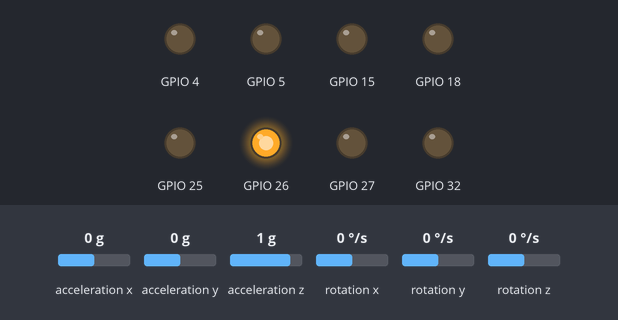
Bench run of a program on a simulated ESP32. On the bench: output pins drawn as LEDs (lit = HIGH). The inputs (shaded band) are chosen by the test bench; at power-on: acceleration x 0 g, acceleration y 0 g, acceleration z 1 g, rotation x 0 °/s, rotation y 0 °/s, rotation z 0 °/s. What the program prints to the serial monitor is not drawn.

Above: at 0.1 s.
Timing chart, 0 to 1.6 s (numbered marks = the images above):
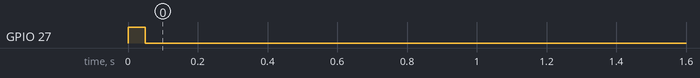

The program:

main.cpp
```cpp
#include <Arduino.h>

#include "imu.h"
#include "motor.h"
#include "pin.h"

constexpr int SERIAL_BAUD_RATE = 115200;  //!< Baud rate of serial comm [bps]

constexpr int PWM_CH_X = 0;  //!< PWM channel of X motor
constexpr int PWM_CH_Y = 1;  //!< PWM channel of Y motor
constexpr int PWM_CH_Z = 2;  //!< PWM channel of Z motor

constexpr int CYCLE_TIME = 10;  //!< Loop cycle time [ms]

Motor motor_x_(pin::MOT_X_DIR, pin::MOT_X_PWM, PWM_CH_X);  //!< X motor
Motor motor_y_(pin::MOT_Y_DIR, pin::MOT_Y_PWM, PWM_CH_Y);  //!< Y motor
Motor motor_z_(pin::MOT_Z_DIR, pin::MOT_Z_PWM, PWM_CH_Z);  //!< Z motor

IMU imu_;  //!< IMU

unsigned long time_ = 0;       //!< Current time [ms]
unsigned long prev_time_ = 0;  //!< Time of previous cycle [ms]

int16_t acc_x_;
int16_t acc_y_;
int16_t acc_z_;
int16_t gyro_x_;
int16_t gyro_y_;
int16_t gyro_z_;

void setup() {
  Serial.begin(SERIAL_BAUD_RATE);

  imu_.Initialize();

  pinMode(pin::BUZZER, OUTPUT);
  pinMode(pin::BRAKE, OUTPUT);
  digitalWrite(pin::BRAKE, HIGH);

  digitalWrite(pin::BUZZER, HIGH);
  delay(50);
  digitalWrite(pin::BUZZER, LOW);
}

void loop() {
  time_ = millis();

  if (time_ - prev_time_ >= CYCLE_TIME) {
    prev_time_ = time_;

    imu_.GetData(&acc_x_, &acc_y_, &acc_z_, &gyro_x_, &gyro_y_, &gyro_z_);
    Serial.print("acc: (");
    Serial.print(acc_x_);
    Serial.print(", ");
    Serial.print(acc_y_);
    Serial.print(", ");
    Serial.print(acc_z_);
    Serial.print(") gyro: (");
    Serial.print(gyro_x_);
    Serial.print(", ");
    Serial.print(gyro_y_);
    Serial.print(", ");
    Serial.print(gyro_z_);
    Serial.println(")");
  }
}
```

imu.cpp
```cpp
#include "imu.h"

#include <Wire.h>

IMU::IMU() {}

IMU::~IMU() {}

void IMU::Initialize() {
  Wire.begin();
  mpu6050_.initialize();
}

void IMU::GetData(int16_t* ax, int16_t* ay, int16_t* az, int16_t* gx,
                  int16_t* gy, int16_t* gz) {
  mpu6050_.getMotion6(ax, ay, az, gx, gy, gz);
}
```

imu.h
```cpp
#pragma once

#include "../lib/MPU6050/MPU6050.h"

/**
 * @brief IMU class
 *
 * @note MPU 6050
 */
class IMU {
 public:
  /**
   * @brief Construct a new IMU object
   *
   */
  IMU();

  /**
   * @brief Destroy the IMU object
   *
   */
  ~IMU();

  /**
   * @brief Initialize IMU
   *
   */
  void Initialize();

  /**
   * @brief Get the Data object
   *
   * @param ax
   * @param ay
   * @param az
   * @param gx
   * @param gy
   * @param gz
   */
  void GetData(int16_t* ax, int16_t* ay, int16_t* az, int16_t* gx, int16_t* gy,
               int16_t* gz);

 private:
  MPU6050 mpu6050_;  //!< MPU6050
};
```

motor.cpp
```cpp
#include "motor.h"

#include <Arduino.h>

constexpr int PWM_BASE_FREQ = 20000;
constexpr int PWM_TIMER_BIT = 8;

Motor::Motor(int pin_dir, int pin_pwm, int pwm_ch)
  : pin_dir_(pin_dir), pin_pwm_(pin_pwm), pwm_ch_(pwm_ch) {
  pinMode(pin_dir_, OUTPUT);
  ledcSetup(pwm_ch_, PWM_BASE_FREQ, PWM_TIMER_BIT);
  ledcAttachPin(pin_pwm_, pwm_ch_);
  digitalWrite(pin_dir_, HIGH);
  Drive(0);
}

Motor::~Motor() {}

void Motor::Drive(int speed) {
  ledcWrite(pwm_ch_, speed > 255 ? 255 : 255 - speed);
}
```

motor.h
```cpp
#pragma once

/**
 * @brief Motor class
 * @note Nidec 24H
 */
class Motor {
 public:
  /**
   * @brief Construct a new Motor object
   * @param pin_dir Pin number of direction
   * @param pin_pwm Pin number of PWM
   * @param pwm_ch PWM channel
   */
  Motor(int pin_dir, int pin_pwm, int pwm_ch);

  /**
   * @brief Destroy the Motor object
   *
   */
  ~Motor();

  /**
   * @brief Drive motor
   * @param speed Speed (0 - 255)
   */
  void Drive(int speed);

 private:
  int pin_dir_;  //!< Pin number of direction
  int pin_pwm_;  //!< Pin number of PWM
  int pwm_ch_;   //!< PWM channel
};
```

pin.h
```cpp
#pragma once

namespace pin {

constexpr int MOT_X_DIR = 4;   //!< X motor direction
constexpr int MOT_X_PWM = 32;  //!< X motor PWM
constexpr int MOT_Y_DIR = 15;  //!< Y motor direction
constexpr int MOT_Y_PWM = 25;  //!< Y motor PWM
constexpr int MOT_Z_DIR = 5;   //!< Z motor direction
constexpr int MOT_Z_PWM = 18;  //!< Z motor PWM
constexpr int BRAKE = 26;      //!< brake
constexpr int BUZZER = 27;     //!< buzzer

}  // namespace pin
```
